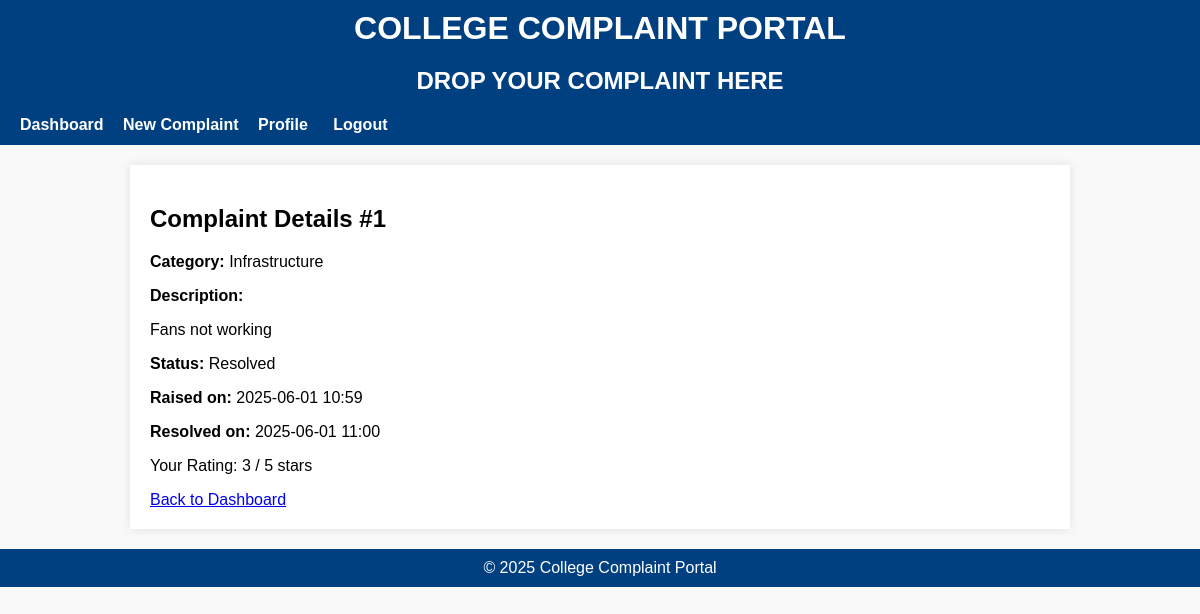
Page /complaint/1/ (signed in) on the committed database.
### portal/models.py (models this page shows, shortened)
class Complaint(models.Model):
    user = models.ForeignKey(User, null=True, blank=True, on_delete=models.SET_NULL)
    anonymous = models.BooleanField(default=False)
    category = models.ForeignKey(Category, on_delete=models.SET_NULL, null=True)
    description = models.TextField()
    evidence = models.FileField(upload_to='evidence/', null=True, blank=True)
    created_at = models.DateTimeField(auto_now_add=True)
    resolved_at = models.DateTimeField(null=True, blank=True)
    status = models.CharField(max_length=20, choices=(
        ('Pending', 'Pending'),
        ('Escalated', 'Escalated'),
        ('Resolved', 'Resolved'),
    ), default='Pending')
    rating = models.PositiveIntegerField(null=True, blank=True, validators=[MinValueValidator(1), MaxValueValidator(5)])
    escalation_level = models.PositiveIntegerField(default=0)  # 0: initial, 1: class teacher, 2: HOD, 3: Principal
    email_sent = models.BooleanField(default=False)
    assigned_to = models.ForeignKey(User, null=True, blank=True, on_delete=models.SET_NULL, related_name='assigned_complaints')
    sentiment = models.FloatField(null=True, blank=True)

class Category(models.Model):
    name = models.CharField(max_length=100)

### portal/views.py (the view)
# urls.py: path('complaint/<int:pk>/', views.complaint_detail, name='complaint_detail'),
@login_required
def complaint_detail(request, pk):
    complaint = get_object_or_404(Complaint, pk=pk)
    rating_given = complaint.rating is not None
    if request.method == 'POST':
        if 'resolve' in request.POST:
            complaint.status = 'Resolved'
            complaint.resolved_at = timezone.now()
            if not complaint.email_sent:
                send_resolution_email(complaint)
                complaint.email_sent = True
            complaint.save()
            messages.success(request, 'Complaint marked as resolved.')
            return redirect('complaint_detail', pk=pk)
        else:
            form = RatingForm(request.POST)
            if form.is_valid():
                complaint.rating = form.cleaned_data['rating']
                complaint.save()
                messages.success(request, 'Thank you for your rating!')
                return redirect('complaint_detail', pk=pk)
    else:
        form = RatingForm()
    return render(request, 'portal/complaint_detail.html', {
        'complaint': complaint,
        'form': form,
        'rating_given': rating_given,
    })

### portal/templates/portal/complaint_detail.html (shortened to what this page needs)
{% extends 'base.html' %}
{% block content %}
<h2>Complaint Details #{{ complaint.id }}</h2>
<p><strong>Category:</strong> {{ complaint.category.name }}</p>
<p><strong>Description:</strong></p>
<p>{{ complaint.description }}</p>
<p><strong>Status:</strong> {{ complaint.status }}</p>
<p><strong>Raised on:</strong> {{ complaint.created_at|date:"Y-m-d H:i" }}</p>
<p><strong>Resolved on:</strong>
{% if complaint.resolved_at %}
    {{ complaint.resolved_at|date:"Y-m-d H:i" }}
{% else %}
    Not resolved yet
{% endif %}
</p>
{% if complaint.status == 'Resolved' %}
    {% if rating_given %}
        <p>Your Rating: {{ complaint.rating }} / 5 stars</p>
    {% endif %}
{% else %}
<p>The complaint is not yet resolved. Thank you for your patience.</p>
{% endif %}
<a href="{% url 'dashboard' %}">Back to Dashboard</a>
{% endblock %}

### portal/templates/base.html (style rules this page uses)
body { font-family: Arial, sans-serif; margin: 0; padding: 0; background: #f9f9f9; }

### rows in the picture
Complaint: id "1", category.name "Infrastructure", description "Fans not working", status "Resolved", created_at "2025-06-01 10:59", resolved_at "2025-06-01 11:00", rating "3"
